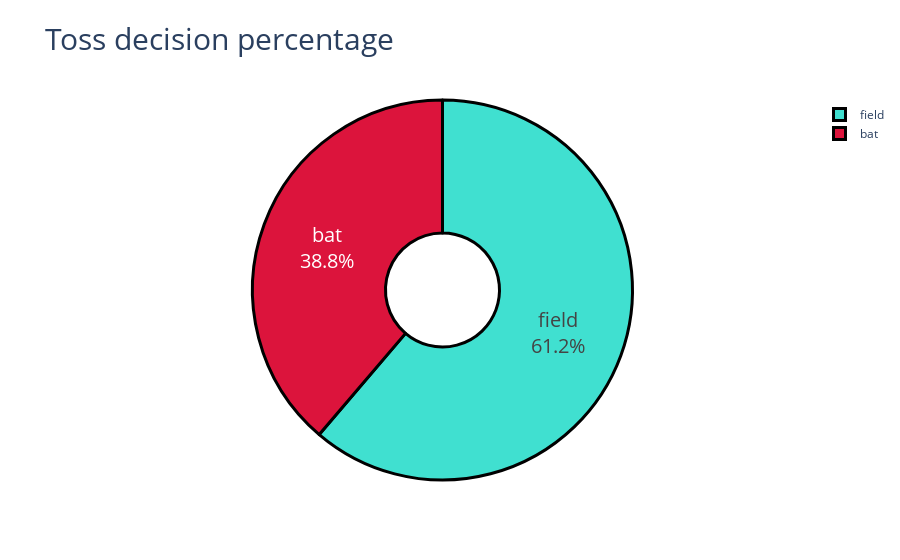

Write notebook code for a chart like this one.
### Markdown cell above
Mumbai Indians have won the most tosses, followed by Kolkata Knight Riders.

### Code cell
import numpy as np
import plotly.graph_objs as go

temp_series = ipl.toss_decision.value_counts()
labels = (np.array(temp_series.index))
values = (np.array((temp_series / temp_series.sum())*100))
colors = ['turquoise', 'crimson']
fig = go.Figure(data=[go.Pie(labels=labels,
                             values=values,hole=.3)])
fig.update_traces(hoverinfo='label+percent', textinfo='label+percent', textfont_size=20,
                  marker=dict(colors=colors, line=dict(color='#000000', width=3)))
fig.update_layout(title="Toss decision percentage",
                  titlefont={'size': 30},
                  )
fig.show()

### Figure 1 — Plotly figure (JSON) as saved in the notebook; plotly's stock layout.template omitted (floating-point values rounded to 4 significant figures)
{"data": [{"hole": 0.3, "hoverinfo": "label+percent", "labels": ["field", "bat"], "marker": {"colors": ["turquoise", "crimson"], "line": {"color": "#000000", "width": 3}}, "textfont": {"size": 20}, "textinfo": "label+percent", "type": "pie", "values": [61.24, 38.76]}], "layout": {"title": {"font": {"size": 30}, "text": "Toss decision percentage"}}}
